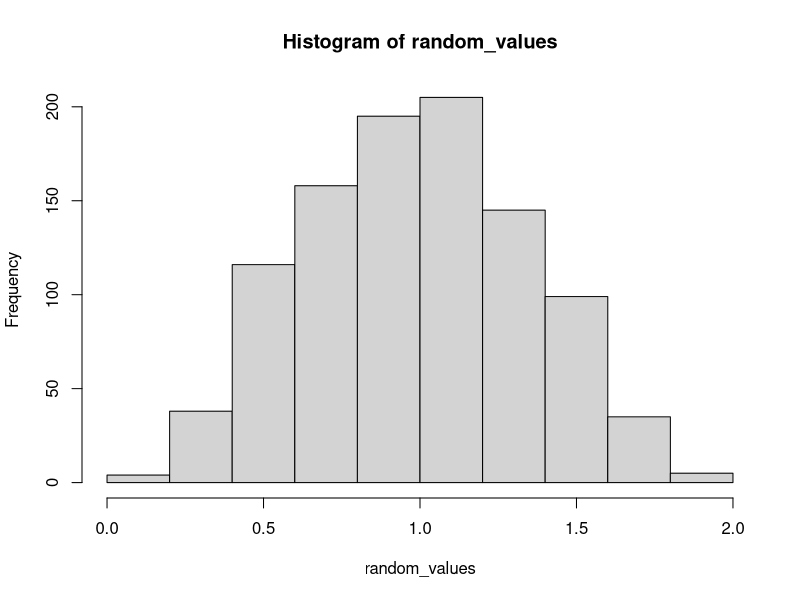

Reproduce this figure in R.
## ---- chunk 1
knitr::opts_chunk$set(echo = TRUE)
## ---- chunk 2
f = function(x) {
  return (x/2)
}

## ---- chunk 3

EX = integrate(
  function(x) {
    x * f(x)
  },
  lower=0,
  upper=2
)
EX$value

## ---- chunk 4
# set.seed(192)

f2 = function(x) {
  return (f(x) - runif(1))
}

random_values = vector()

for (i in 1:1000) {
  random_values[i] = uniroot(f2, interval = c(0,2))$root
}

random_values

## ---- chunk 5
mean(random_values)
## ---- chunk 6
hist(random_values)
